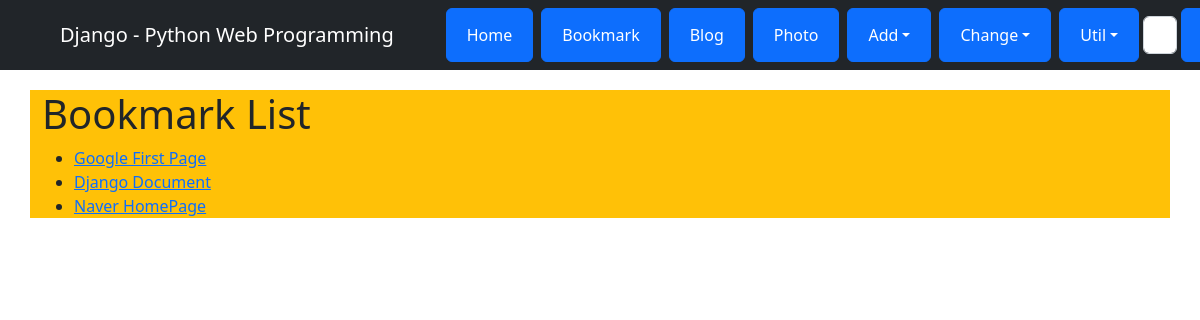
Screenshot of /bookmark/ with the database file from the repository.
### bookmark/models.py (models this page shows)
class Bookmark(models.Model):
    title = models.CharField('TITLE', max_length = 100, blank=True)
    url = models.URLField('URL', unique=True)
    owner = models.ForeignKey(User, on_delete=models.CASCADE, blank=True, null=True)
    def __str__(self):
        return self.title

### bookmark/views.py (the view)
# urls.py: path('', views.BookmarkLV.as_view(), name='index'),
class BookmarkLV(ListView):
    model = Bookmark

### bookmark/templates/bookmark/bookmark_list.html (shortened to what this page needs)
{% extends "base.html" %}
{% block content %}
    <h1>Bookmark List</h1>
    <ul>
        {% for bookmark in object_list %}
            <li><a href = "{% url 'bookmark:detail' bookmark.id %}">{{ bookmark }}</a></li>
        {% endfor %}
    </ul>
{% endblock %}

### templates/base.html (style rules this page uses)
body { padding-top: 90px; }

### rows the page displays
Bookmark: title "Google First Page"
Bookmark: title "Django Document"
Bookmark: title "Naver HomePage"
